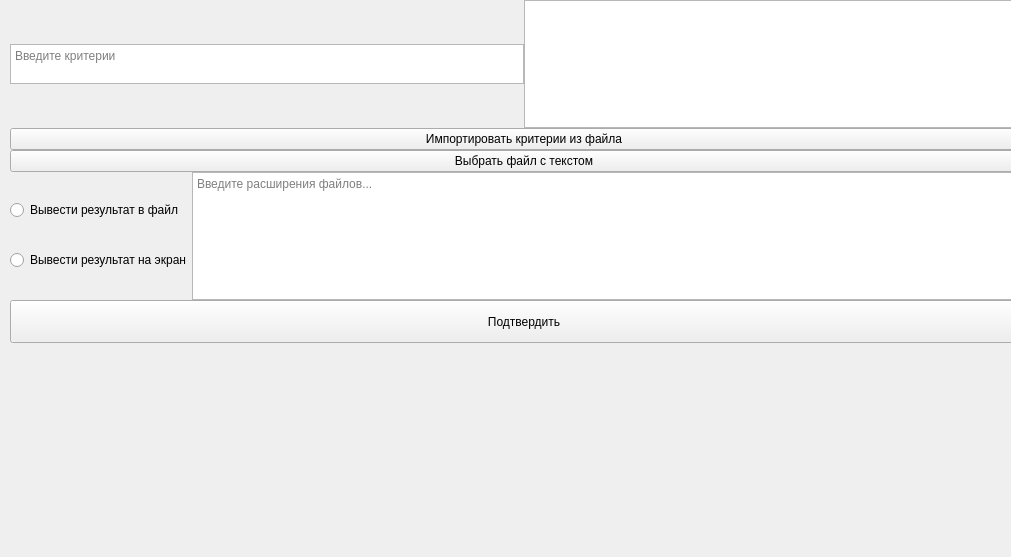
<?xml version="1.0" encoding="UTF-8"?>
<ui version="4.0">
 <class>Form</class>
 <widget class="QWidget" name="Form">
  <property name="geometry">
   <rect>
    <x>0</x>
    <y>0</y>
    <width>1011</width>
    <height>557</height>
   </rect>
  </property>
  <property name="windowTitle">
   <string>Form</string>
  </property>
  <widget class="QWidget" name="verticalLayoutWidget">
   <property name="geometry">
    <rect>
     <x>10</x>
     <y>0</y>
     <width>1028</width>
     <height>343</height>
    </rect>
   </property>
   <layout class="QVBoxLayout" name="verticalLayout">
    <property name="spacing">
     <number>0</number>
    </property>
    <item>
     <layout class="QHBoxLayout" name="horizontalLayout">
      <property name="spacing">
       <number>0</number>
      </property>
      <property name="sizeConstraint">
       <enum>QLayout::SetMinimumSize</enum>
      </property>
      <item>
       <widget class="QTextEdit" name="criteria">
        <property name="sizePolicy">
         <sizepolicy hsizetype="Minimum" vsizetype="Minimum">
          <horstretch>0</horstretch>
          <verstretch>0</verstretch>
         </sizepolicy>
        </property>
        <property name="minimumSize">
         <size>
          <width>440</width>
          <height>0</height>
         </size>
        </property>
        <property name="maximumSize">
         <size>
          <width>16666</width>
          <height>40</height>
         </size>
        </property>
        <property name="placeholderText">
         <string>Введите критерии</string>
        </property>
       </widget>
      </item>
      <item>
       <widget class="QTextBrowser" name="outputResult">
        <property name="sizePolicy">
         <sizepolicy hsizetype="Minimum" vsizetype="Minimum">
          <horstretch>0</horstretch>
          <verstretch>0</verstretch>
         </sizepolicy>
        </property>
        <property name="minimumSize">
         <size>
          <width>512</width>
          <height>128</height>
         </size>
        </property>
        <property name="maximumSize">
         <size>
          <width>16666</width>
          <height>128</height>
         </size>
        </property>
        <property name="readOnly">
         <bool>true</bool>
        </property>
       </widget>
      </item>
     </layout>
    </item>
    <item>
     <widget class="QPushButton" name="importCriteriaButton">
      <property name="text">
       <string>Импортировать критерии из файла</string>
      </property>
     </widget>
    </item>
    <item>
     <widget class="QPushButton" name="importTextButton">
      <property name="text">
       <string>Выбрать файл с текстом</string>
      </property>
     </widget>
    </item>
    <item>
     <layout class="QHBoxLayout" name="horizontalLayout_4">
      <property name="sizeConstraint">
       <enum>QLayout::SetMinimumSize</enum>
      </property>
      <item>
       <layout class="QVBoxLayout" name="verticalLayout_2">
        <property name="spacing">
         <number>0</number>
        </property>
        <property name="sizeConstraint">
         <enum>QLayout::SetMinimumSize</enum>
        </property>
        <item>
         <widget class="QRadioButton" name="resultInFile">
          <property name="sizePolicy">
           <sizepolicy hsizetype="Maximum" vsizetype="Minimum">
            <horstretch>0</horstretch>
            <verstretch>0</verstretch>
           </sizepolicy>
          </property>
          <property name="maximumSize">
           <size>
            <width>1024</width>
            <height>24</height>
           </size>
          </property>
          <property name="text">
           <string>Вывести результат в файл</string>
          </property>
         </widget>
        </item>
        <item>
         <widget class="QRadioButton" name="resultOnDisplay">
          <property name="sizePolicy">
           <sizepolicy hsizetype="Maximum" vsizetype="Maximum">
            <horstretch>0</horstretch>
            <verstretch>0</verstretch>
           </sizepolicy>
          </property>
          <property name="maximumSize">
           <size>
            <width>1024</width>
            <height>24</height>
           </size>
          </property>
          <property name="text">
           <string>Вывести результат на экран</string>
          </property>
         </widget>
        </item>
       </layout>
      </item>
      <item>
       <widget class="QTextEdit" name="fileExtensions">
        <property name="maximumSize">
         <size>
          <width>16777215</width>
          <height>128</height>
         </size>
        </property>
        <property name="placeholderText">
         <string>Введите расширения файлов...</string>
        </property>
       </widget>
      </item>
     </layout>
    </item>
    <item>
     <widget class="QPushButton" name="acceptSearchButton">
      <property name="sizePolicy">
       <sizepolicy hsizetype="Minimum" vsizetype="Minimum">
        <horstretch>0</horstretch>
        <verstretch>0</verstretch>
       </sizepolicy>
      </property>
      <property name="maximumSize">
       <size>
        <width>16777215</width>
        <height>128</height>
       </size>
      </property>
      <property name="text">
       <string>Подтвердить</string>
      </property>
     </widget>
    </item>
   </layout>
  </widget>
 </widget>
 <resources/>
 <connections/>
</ui>
